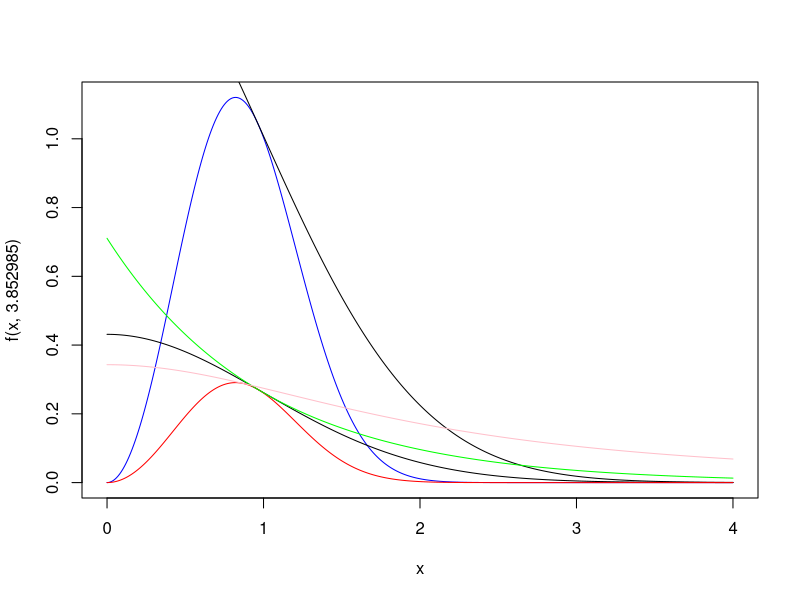
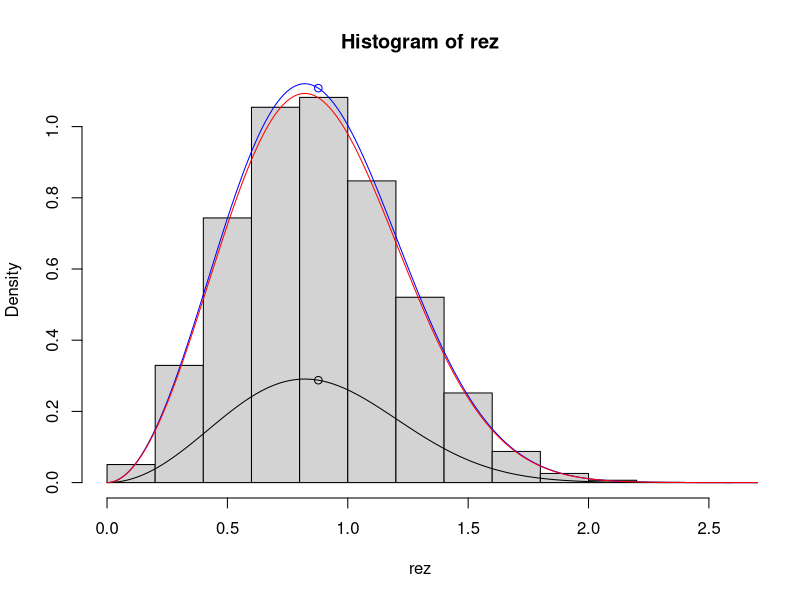

Write the R code that produced these figures, in order.
f <- function (x,a=1){
  return(a*(sin(x)^2*exp(-x^2*sqrt(x))))
}
g1 <- function(x){
  return(1/2 *exp(-x))
}

g2 <- function(x){
  return(1/(2*pi) * 1/(1+ (x^2)/4))
}

fmed<-function(x){
  return(x*f(x,3.852985))
}

raport<-function(x){
  return(f(x)/dnorm(x)) 
}

raportbis<-function(x){
  return(f(x,3.852985)/dnorm(x)) 
}

raport1<-function(x){
  return(f(x)/g1(x)) 
}

raport2<-function(x){
  return(f(x)/g2(x)) 
}

#print(integrate(f,0,Inf,3.852985))

medie_exacta<-integrate(fmed,0,Inf)$value
#print(medie_exacta)

func1 <- function(dummy, k=2)
{
  while (TRUE)
  { 
    u <- runif(1)
    y <- rnorm(1)
    while(y<0){
      y<-rnorm(1)
    }
    
    g1 <- 2*dnorm(y)
    if (u <= f(y) / (k* g1)) return(y) 
  }
}


alt1 <- function(dummy, k=1)
{
    u <- runif(1)
    y <- rnorm(1)
    while(y<0){
      y<-rnorm(1)
    }
    g1 <- 2*dnorm(y)
    if (u <= f(y,3.852985) / (k* g1)) return(1) 
    return(0)
}


x<-seq(0,4,0.01)

sup<-optimise(raport,x,maximum=TRUE)
supbis<-optimise(raportbis,x,maximum=TRUE)
sup1<-optimise(raport1,x,maximum=TRUE)
sup2<-optimise(raport2,x,maximum=TRUE)



acceptate<-sapply(1:10^5,alt1,supbis$objective)

rata<-mean(acceptate)






plot(x,f(x,3.852985),type='l',col='blue')
lines(x,sup$objective*dnorm(x))
lines(x,supbis$objective*dnorm(x))
lines(x,f(x),col='red')
lines(x,sup1$objective*g1(x), col="green")
lines(x,sup2$objective*g2(x), col="pink")

rez<-sapply(1:10^5,func1,sup$objective)

maxim_simulat<-optimise(f,x,maximum = TRUE)$objective
print(maxim_simulat*1/sup$objective)

medie<-mean(rez)
#print(medie)
hist(rez,freq=F)
lines(x,f(x,3.852985),col='blue')
lines(x,f(x))
lines(medie,f(medie),type='p')
lines(medie,f(medie,3.852985),type='p',col='blue')
lines(x,f(x,sup$objective/f(medie
                            )),col='red')
# lines(x,sup$objective*dnorm(x))
